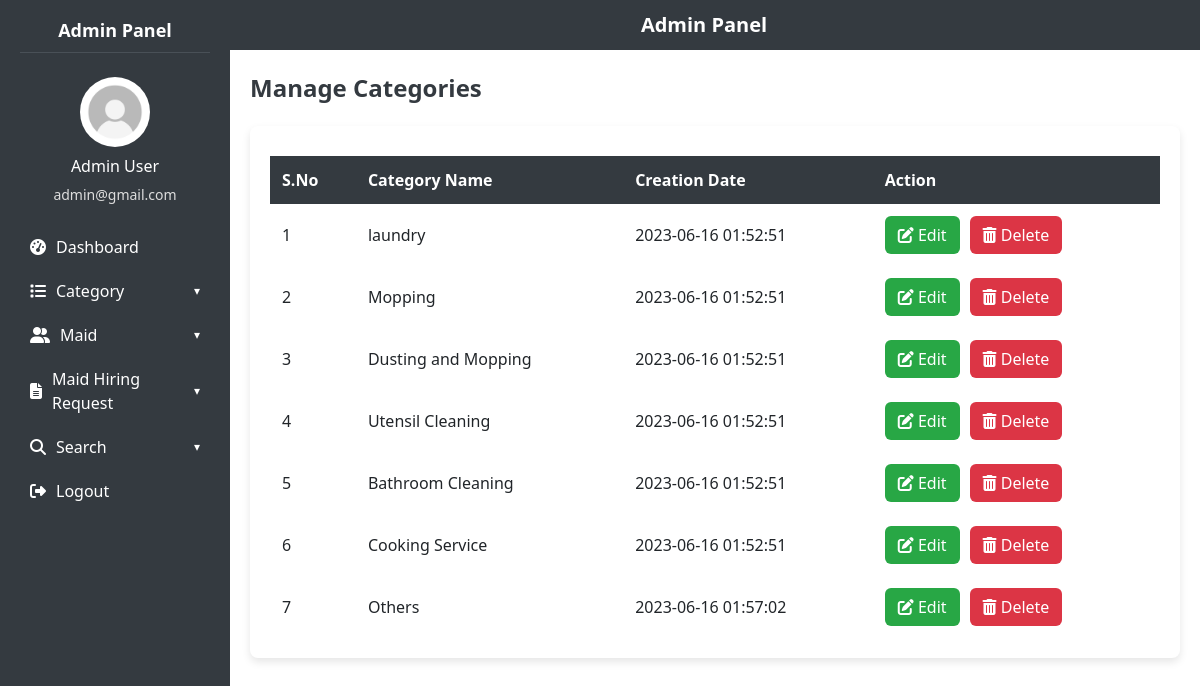
/admin/manage-category.php (signed in), run on the app's committed database.
### tables this page shows
CREATE TABLE `category` (
  `ID` int(5) NOT NULL,
  `CategoryName` varchar(250) DEFAULT NULL,
  `CreationDate` timestamp NOT NULL DEFAULT current_timestamp()
);

### admin/manage-category.php (the view, shortened to what this page needs)
<?php
include('../dbconnection.php');
if (strlen($_SESSION['homecare_db']) == 0) {
    header('location:logout.php');
} else {
?>
<!DOCTYPE html>
<html lang="en">
<head>
    <link rel="stylesheet" href="https://cdnjs.cloudflare.com/ajax/libs/font-awesome/6.4.2/css/all.min.css">
</head>
<body>
    <?php include_once('sidebar.php');?>
    <?php include_once('header.php');?>
    <div class="content-wrapper">
        <div class="page-title">Manage Categories</div>
        <div class="table-container">
            <table>
                <thead>
                    <tr>
                        <th>S.No</th>
                        <th>Category Name</th>
                        <th>Creation Date</th>
                        <th>Action</th>
                    </tr>
                </thead>
                <tbody>
                    <?php
                    $sql = "SELECT * FROM category";
                    $query = $dbh->prepare($sql);
                    $query->execute();
                    $results = $query->fetchAll(PDO::FETCH_OBJ);
                    $cnt = 1;
                    if ($query->rowCount() > 0) {
                        foreach ($results as $row) { ?>
                            <tr>
                                <td><?php echo htmlentities($cnt); ?></td>
                                <td><?php echo htmlentities($row->CategoryName); ?></td>
                                <td><?php echo htmlentities($row->CreationDate); ?></td>
                                <td>
                                    <div class="action-buttons">
                                        <a href="edit-category.php?editid=<?php echo htmlentities($row->ID); ?>" class="btn btn-edit">
                                            <i class="fas fa-edit"></i> Edit
                                        </a>
                                        <a href="manage-category.php?delid=<?php echo ($row->ID); ?>" class="btn btn-delete" onclick="return confirm('Are you sure you want to delete this category?');">
                                            <i class="fas fa-trash-alt"></i> Delete
                                        </a>
                                    </div>
                                </td>
                            </tr>
                    <?php $cnt++; }
                    } ?>
                </tbody>
            </table>
        </div>
    </div>
</body>
</html>
<?php } ?>

### admin/sidebar.php (shortened to what this page needs)
<head>
<link rel="stylesheet" href="https://cdnjs.cloudflare.com/ajax/libs/font-awesome/6.4.2/css/all.min.css">
</head>
<div class="sidebar">
    <h4 class="text-center mb-4">Admin Panel</h4>
    <div class="user-profile text-center">
        <img src="../images/admin_img.jpg" alt="Admin" class="user-img">
        <?php
        $aid = $_SESSION['homecare_db'];
        $sql = "SELECT AdminName, Email FROM admin WHERE ID=:aid";
        $query = $dbh->prepare($sql);
        $query->bindParam(':aid', $aid, PDO::PARAM_STR);
        $query->execute();
        $results = $query->fetchAll(PDO::FETCH_OBJ);
        if ($query->rowCount() > 0) {
            foreach ($results as $row) { ?>
                <h6><?php echo htmlentities($row->AdminName); ?></h6>
                <p class="email"><?php echo htmlentities($row->Email); ?></p>
            <?php }
        } ?>
    </div>
    <ul class="sidebar-menu">
        <li><a href="dashboard.php"><i class="fa fa-tachometer-alt"></i> Dashboard</a></li>
        <li class="toggle">
            <a href="#"><i class="fa fa-list"></i> Category <span class="arrow">&#9662;</span></a>
        </li>
        <li class="toggle">
            <a href="#"><i class="fa fa-user-friends"></i> Maid <span class="arrow">&#9662;</span></a>
        </li>
        <li class="toggle">
            <a href="#"><i class="fa fa-file-alt"></i> Maid Hiring Request <span class="arrow">&#9662;</span></a>
        </li>
        <li class="toggle">
            <a href="#"><i class="fa fa-search"></i> Search <span class="arrow">&#9662;</span></a>
        </li>
        <li><a href="logout.php"><i class="fa fa-sign-out-alt"></i> Logout</a></li>
    </ul>
</div>

### admin/manage-category.php (style rules this page uses)
body { font-family: Arial, sans-serif; background-color: #f4f4f4; margin: 0; padding: 0; }
.content-wrapper { margin-left: 230px; padding: 20px; }
.page-title { font-size: 24px; font-weight: bold; color: #343a40; margin-bottom: 20px; }
.table-container { background: white; padding: 20px; border-radius: 8px; box-shadow: 0 4px 8px rgba(0, 0, 0, 0.1); max-width: 1000px; margin: auto; }
table { width: 100%; border-collapse: collapse; margin-top: 10px; }
th, td { padding: 12px; text-align: left; border-bottom: 1px solid #ddd; }
th { background-color: #343a40; color: white; }
.btn { display: inline-block; padding: 8px 14px; font-size: 14px; text-decoration: none; border-radius: 5px; cursor: pointer; transition: 0.3s; border: none; }
.btn-edit { background: #28a745 !important; color: white !important; }
.btn-delete { background: #dc3545 !important; color: white !important; }
.action-buttons { display: flex; gap: 10px; }

### admin/sidebar.php (style rules this page uses)
.sidebar { width: 230px; background: #343a40; color: white; height: 100vh; padding: 20px; position: fixed; left: 0; top: 0; overflow-y: auto; }
.sidebar h4 { font-size: 18px; font-weight: bold; text-align: center; padding-bottom: 10px; border-bottom: 1px solid #495057; }
.user-profile { margin-bottom: 20px; flex-direction: column; }
.user-img { width: 70px; height: 70px; border-radius: 50%; margin-bottom: 10px; }
.email { font-size: 14px; color: #ddd; }
.sidebar-menu { list-style: none; padding: 0; margin: 0; }
.sidebar-menu li { padding: 10px; transition: 0.3s; }
.sidebar-menu li a { color: white; text-decoration: none; display: flex; align-items: center; font-size: 16px; }
.sidebar-menu li i { margin-right: 10px; }
.arrow { margin-left: auto; font-size: 12px; }

### data on the page
category: CategoryName "laundry", CreationDate "2023-06-16 01:52:51"
category: CategoryName "Mopping", CreationDate "2023-06-16 01:52:51"
category: CategoryName "Dusting and Mopping", CreationDate "2023-06-16 01:52:51"
category: CategoryName "Utensil Cleaning", CreationDate "2023-06-16 01:52:51"
category: CategoryName "Bathroom Cleaning", CreationDate "2023-06-16 01:52:51"
category: CategoryName "Cooking Service", CreationDate "2023-06-16 01:52:51"
category: CategoryName "Others", CreationDate "2023-06-16 01:57:02"

### other printed values
$row->AdminName "Admin User"
$row->Email "admin@gmail.com"
